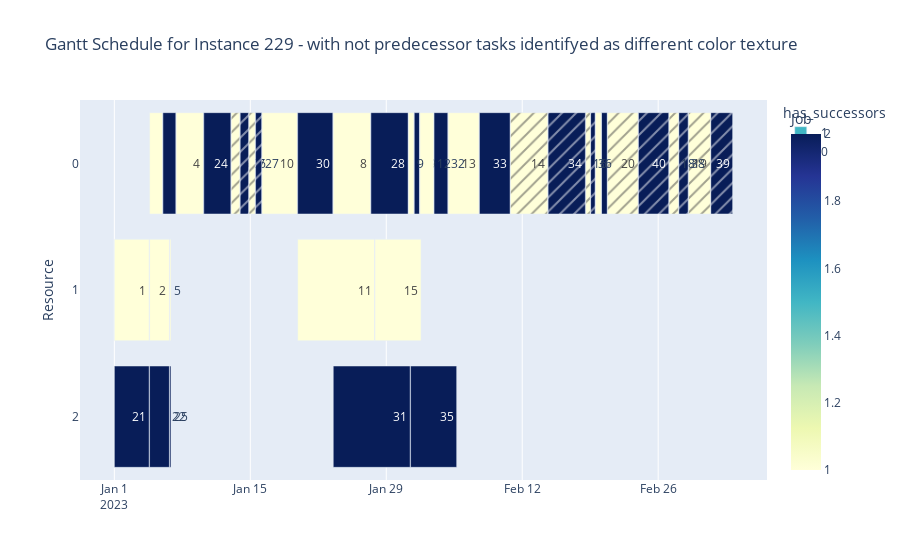

Notebook cell for this chart:
### Code cell
solutions_filepath = "../data/solutions/MMTSP-SAC/"
instances_path = "../data/input/HRTInstances"

instance = read_input_files.read_file(
    os.path.join(instances_path, f"Instance_{instance_number}.txt")
)

df = read_solutions_files.get_solution_from_instance(
    solutions_filepath, instances_path, instance_number
).sort_values("Resource")
# gantt.plot_gantt_chart(df, instance_number)
gantt.plot_gantt_chart_with_predecessor_flag(
    prepare_resources.add_predecessor_flag(df, instance), instance_number
)

### Figure 1 — Plotly figure (JSON) as saved in the notebook; plotly's stock layout.template omitted (floating-point values rounded to 4 significant figures)
{"data": [{"alignmentgroup": "True", "base": ["2023-01-04T15:00:00", "2023-02-20T04:00:00", "2023-02-19T13:00:00", "2023-02-07T14:00:00", "2023-02-04T09:00:00", "2023-02-02T22:00:00", "2023-01-31T21:00:00", "2023-01-06T00:00:00", "2023-01-07T09:00:00", "2023-02-01T11:00:00", "2023-01-10T05:00:00", "2023-01-16T05:00:00", "2023-01-19T21:00:00", "2023-01-23T13:00:00", "2023-01-27T10:00:00", "2023-01-31T07:00:00", "2023-01-19T21:00:00", "2023-01-01T00:00:00", "2023-01-04T15:00:00", "2023-01-06T17:00:00", "2023-01-27T20:00:00", "2023-01-01T00:00:00", "2023-01-04T15:00:00", "2023-01-06T17:00:00", "2023-01-23T13:00:00", "2023-01-31T12:00:00"], "customdata": [[3], [37], [17], [33], [13], [32], [29], [23], [4], [12], [24], [10], [30], [8], [28], [9], [11], [1], [2], [5], [15], [21], [22], [25], [31], [35]], "hovertemplate": "has_successors=1<br>Start=%{base}<br>Finish=%{x}<br>Resource=%{y}<br>Task=%{customdata[0]}<br>Job=%{marker.color}<extra></extra>", "legendgroup": "1", "marker": {"color": [1, 2, 1, 2, 1, 2, 2, 2, 1, 1, 2, 1, 2, 1, 2, 1, 1, 1, 1, 1, 1, 2, 2, 2, 2, 2], "coloraxis": "coloraxis", "pattern": {"shape": ""}}, "name": "1", "offsetgroup": "1", "orientation": "h", "showlegend": true, "text": [3, 37, 17, 33, 13, 32, 29, 23, 4, 12, 24, 10, 30, 8, 28, 9, 11, 1, 2, 5, 15, 21, 22, 25, 31, 35], "textposition": "auto", "type": "bar", "x": [115200000, 50400000, 50400000, 273600000, 273600000, 122400000, 46800000, 115200000, 241200000, 122400000, 241200000, 313200000, 313200000, 331200000, 331200000, 46800000, 684000000, 309600000, 176400000, 10800000, 410400000, 309600000, 176400000, 10800000, 684000000, 410400000], "xaxis": "x", "y": ["0", "0", "0", "0", "0", "0", "0", "0", "0", "0", "0", "0", "0", "0", "0", "0", "1", "1", "1", "1", "1", "2", "2", "2", "2", "2"], "yaxis": "y"}, {"alignmentgroup": "True", "base": ["2023-03-03T10:00:00", "2023-03-01T03:00:00", "2023-02-28T03:00:00", "2023-02-27T03:00:00", "2023-02-23T23:00:00", "2023-02-20T19:00:00", "2023-02-19T01:00:00", "2023-02-18T13:00:00", "2023-02-10T19:00:00", "2023-02-14T16:00:00", "2023-01-13T01:00:00", "2023-01-13T23:00:00", "2023-01-14T21:00:00", "2023-01-15T13:00:00"], "customdata": [[39], [19], [38], [18], [40], [20], [36], [16], [14], [34], [6], [26], [7], [27]], "hovertemplate": "has_successors=0<br>Start=%{base}<br>Finish=%{x}<br>Resource=%{y}<br>Task=%{customdata[0]}<br>Job=%{marker.color}<extra></extra>", "legendgroup": "0", "marker": {"color": [2, 1, 2, 1, 2, 1, 2, 1, 1, 2, 1, 2, 1, 2], "coloraxis": "coloraxis", "pattern": {"shape": "/"}}, "name": "0", "offsetgroup": "0", "orientation": "h", "showlegend": true, "text": [39, 19, 38, 18, 40, 20, 36, 16, 14, 34, 6, 26, 7, 27], "textposition": "auto", "type": "bar", "x": [194400000, 194400000, 82800000, 82800000, 270000000, 270000000, 39600000, 39600000, 331200000, 331200000, 75600000, 75600000, 54000000, 54000000], "xaxis": "x", "y": ["0", "0", "0", "0", "0", "0", "0", "0", "0", "0", "0", "0", "0", "0"], "yaxis": "y"}], "layout": {"barmode": "overlay", "coloraxis": {"colorbar": {"title": {"text": "Job"}}, "colorscale": [[0, "rgb(255,255,217)"], [0.125, "rgb(237,248,177)"], [0.25, "rgb(199,233,180)"], [0.375, "rgb(127,205,187)"], [0.5, "rgb(65,182,196)"], [0.625, "rgb(29,145,192)"], [0.75, "rgb(34,94,168)"], [0.875, "rgb(37,52,148)"], [1, "rgb(8,29,88)"]]}, "legend": {"title": {"text": "has_successors"}, "tracegroupgap": 0}, "title": {"text": "Gantt Schedule for Instance 229 - with not predecessor tasks identifyed as different color texture"}, "xaxis": {"anchor": "y", "domain": [0, 1], "type": "date"}, "yaxis": {"anchor": "x", "autorange": "reversed", "domain": [0, 1], "title": {"text": "Resource"}}}}
